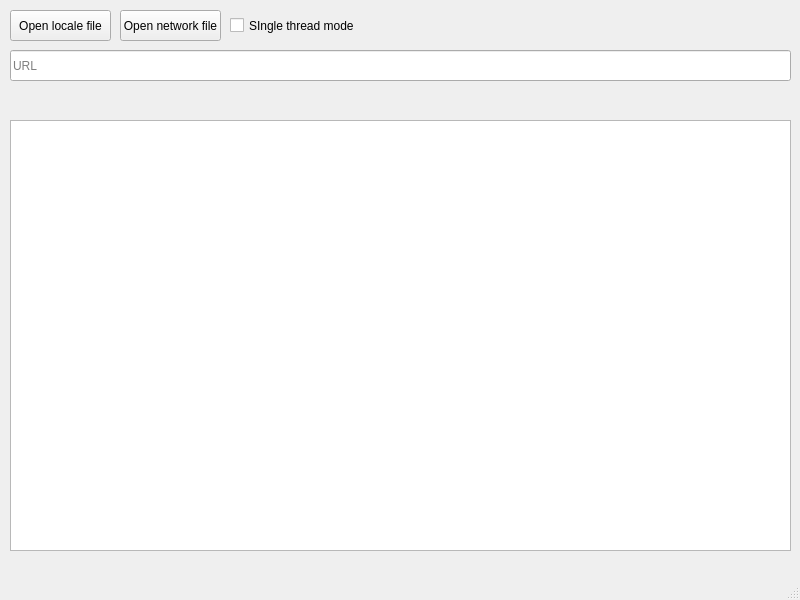
<?xml version="1.0" encoding="UTF-8"?>
<ui version="4.0">
 <class>MainWindow</class>
 <widget class="QMainWindow" name="MainWindow">
  <property name="geometry">
   <rect>
    <x>0</x>
    <y>0</y>
    <width>800</width>
    <height>600</height>
   </rect>
  </property>
  <property name="windowTitle">
   <string>MainWindow</string>
  </property>
  <widget class="QWidget" name="centralwidget">
   <widget class="QPushButton" name="pushButton">
    <property name="geometry">
     <rect>
      <x>10</x>
      <y>10</y>
      <width>101</width>
      <height>31</height>
     </rect>
    </property>
    <property name="text">
     <string>Open locale file</string>
    </property>
   </widget>
   <widget class="QLabel" name="label">
    <property name="geometry">
     <rect>
      <x>10</x>
      <y>90</y>
      <width>781</width>
      <height>21</height>
     </rect>
    </property>
    <property name="text">
     <string/>
    </property>
   </widget>
   <widget class="QListWidget" name="listWidget">
    <property name="geometry">
     <rect>
      <x>10</x>
      <y>120</y>
      <width>781</width>
      <height>431</height>
     </rect>
    </property>
   </widget>
   <widget class="QCheckBox" name="checkBox">
    <property name="geometry">
     <rect>
      <x>230</x>
      <y>10</y>
      <width>131</width>
      <height>31</height>
     </rect>
    </property>
    <property name="text">
     <string>SIngle thread mode</string>
    </property>
   </widget>
   <widget class="QPushButton" name="pushButton_2">
    <property name="geometry">
     <rect>
      <x>120</x>
      <y>10</y>
      <width>101</width>
      <height>31</height>
     </rect>
    </property>
    <property name="text">
     <string>Open network file</string>
    </property>
   </widget>
   <widget class="QLineEdit" name="lineEdit">
    <property name="geometry">
     <rect>
      <x>10</x>
      <y>50</y>
      <width>781</width>
      <height>31</height>
     </rect>
    </property>
    <property name="placeholderText">
     <string>URL</string>
    </property>
   </widget>
  </widget>
  <widget class="QMenuBar" name="menubar">
   <property name="geometry">
    <rect>
     <x>0</x>
     <y>0</y>
     <width>800</width>
     <height>22</height>
    </rect>
   </property>
  </widget>
  <widget class="QStatusBar" name="statusbar"/>
 </widget>
 <resources/>
 <connections/>
</ui>
